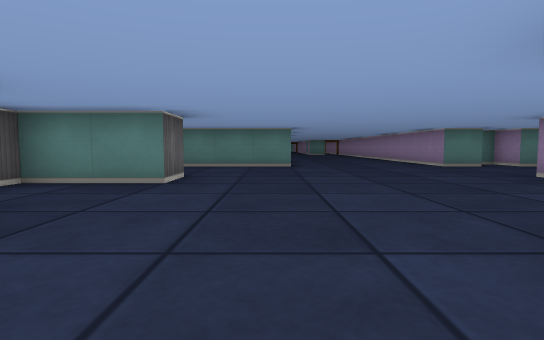
view 1 (above)

24 first-person views from a walk through a cub3D ray-caster map. The camera is about half as high as the walls, tilts 4° down and sees 80° across. The floor is counted in squares. Each view is taken from the middle of a square. On the plan, view 1 faces up. The plan holds only what a view shows up to about 9 squares ahead; the rest is blank.

view 2
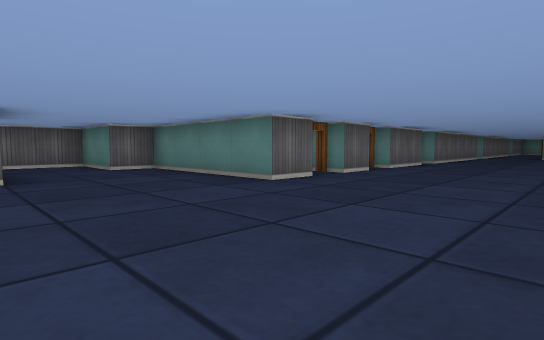

view 3
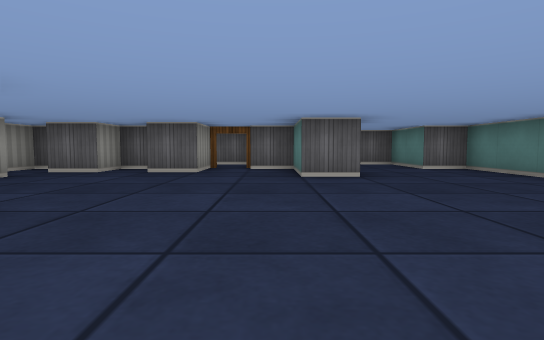

view 4
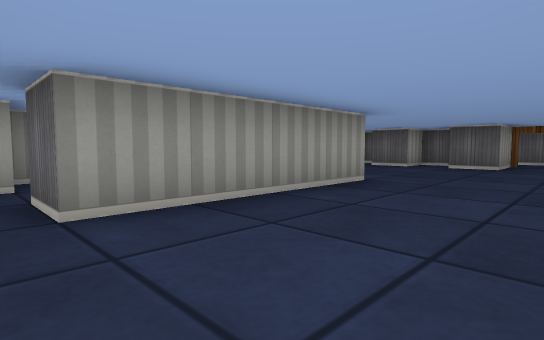

view 5
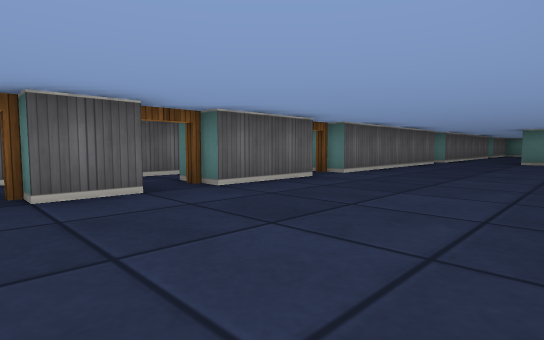

view 6
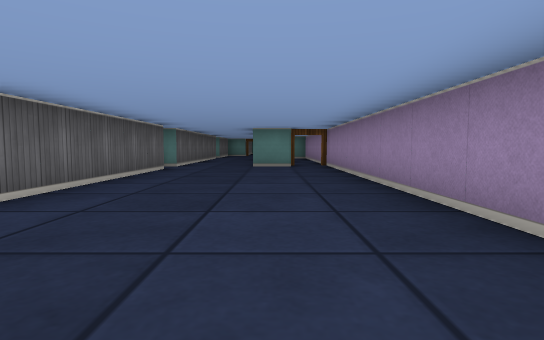

view 7
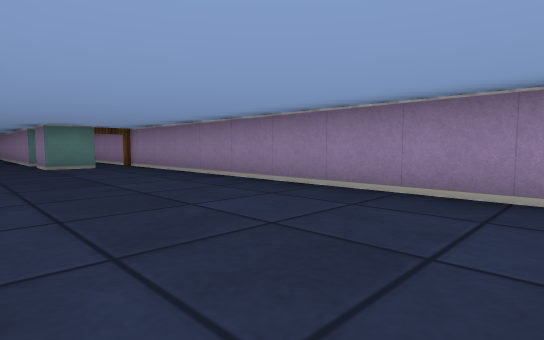

view 8
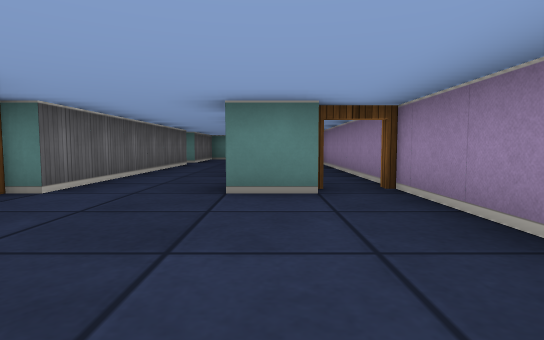

view 9
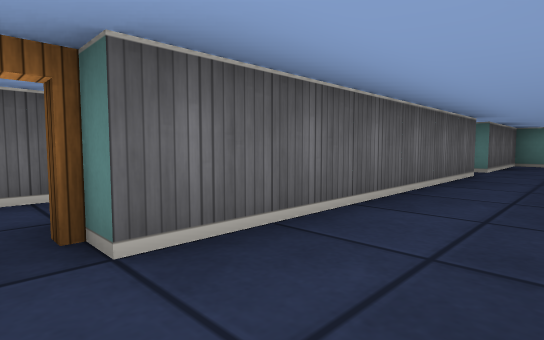

view 10
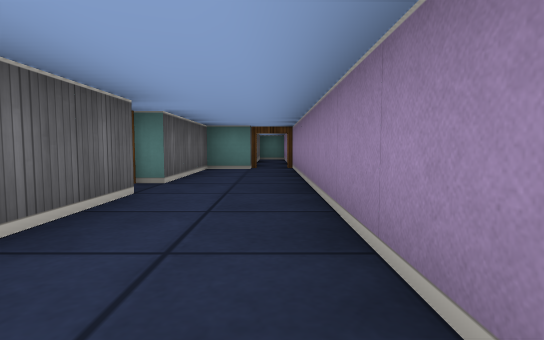

view 11
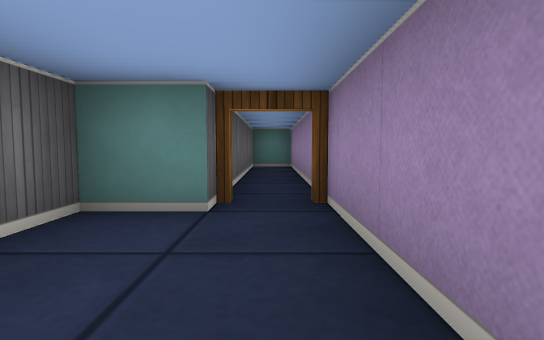

view 12
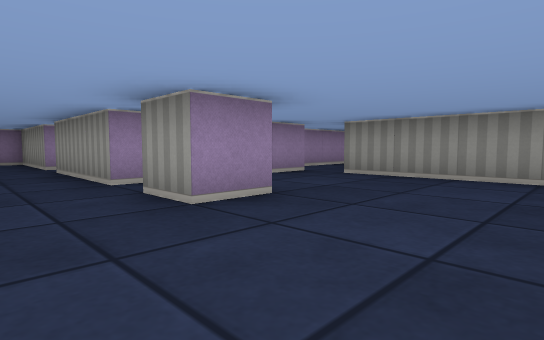

view 13
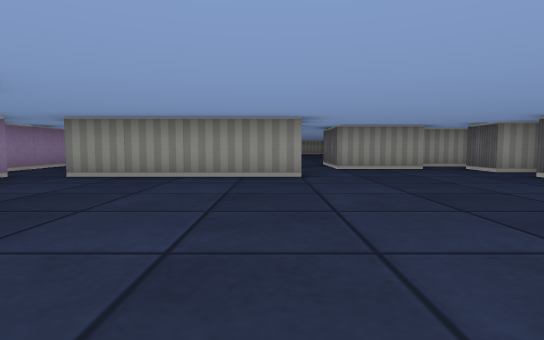

view 14
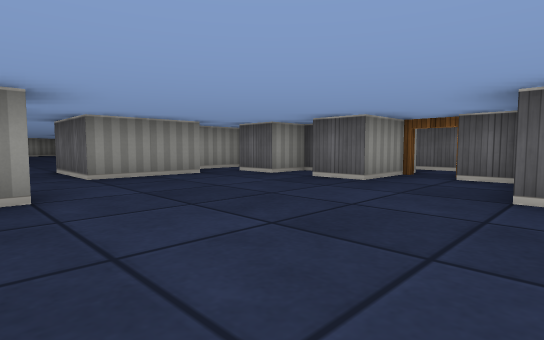

view 15
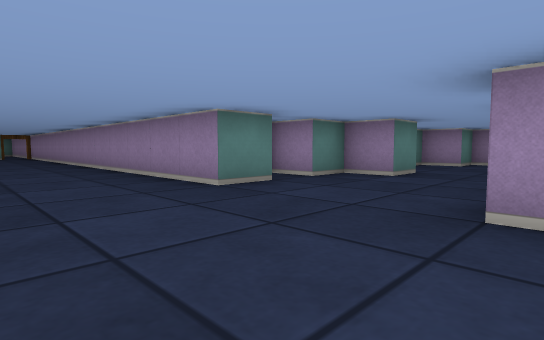

view 16
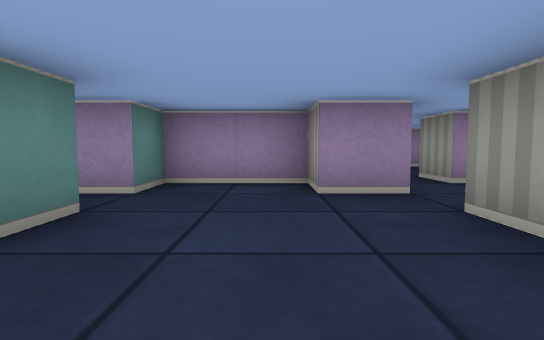

view 17
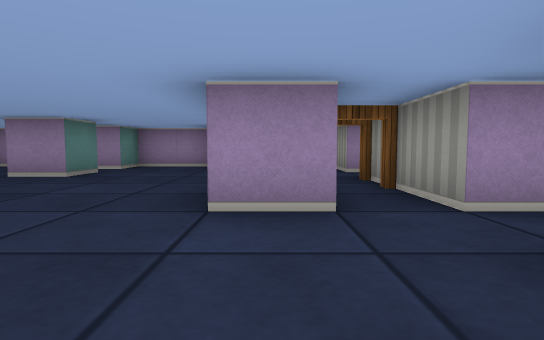

view 18
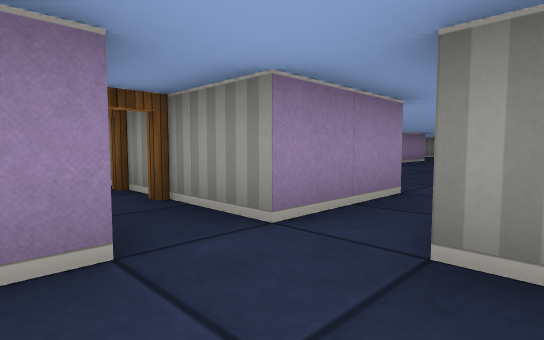

view 19
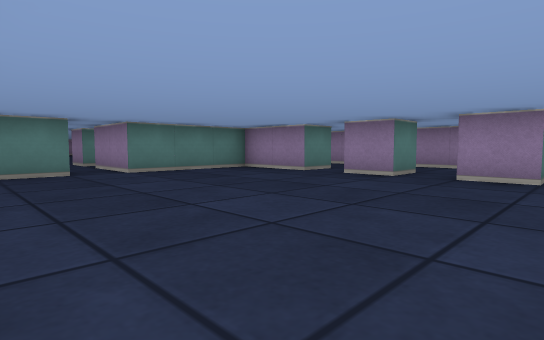

view 20
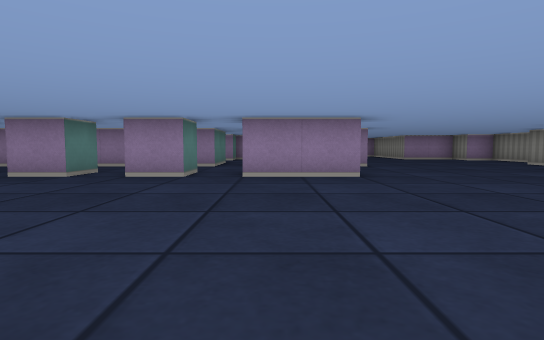

view 21
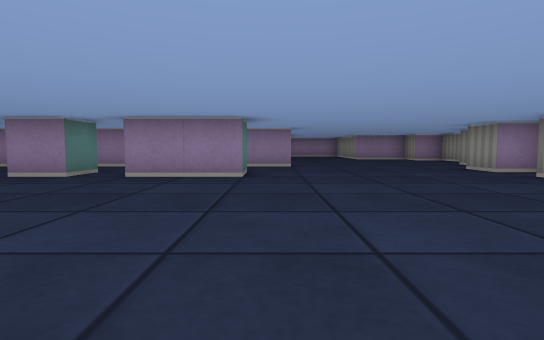

view 22
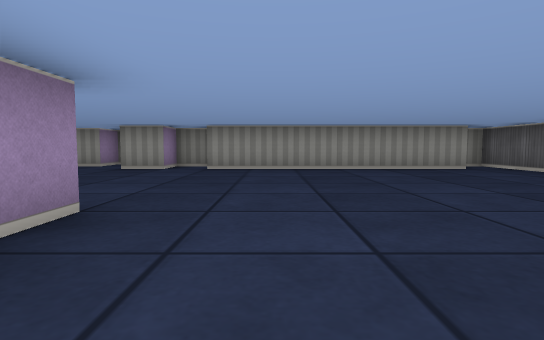

view 23
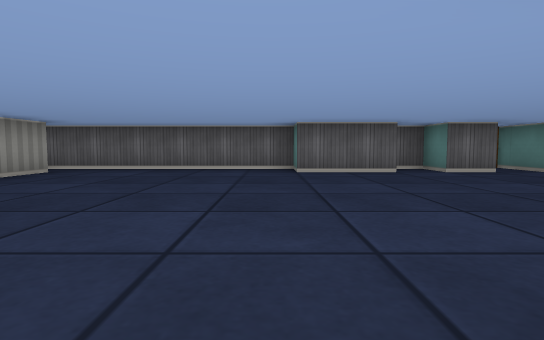

view 24
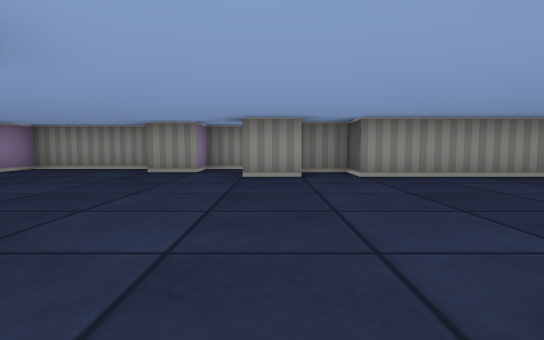

### Floor plan
Key: @ floor where view 1 was taken; # wall or solid block; . floor; D open door.
Columns run from 6 left of view 1 to 14 right of it. Each row starts with its distance up from view 1.
 38        ###
 37        #.#
 36        #.#
 35        #.#
 34        #.#
 33        #.#
 32       ##D#
 31       #..#
 30       #..#
 29       #..#
 28       D..#
 27       #..# #
 26       #..#.#
 25       #..#.#
 24       #..#.#
 23       #..D.#
 22     #.#..#D#
 21     #.D....#
 20       #....#
 19       #....#
 18       #....#
 17       #....#
 16       #....#
 15       D....#
 14       #....#
 13     #.#....#
 12     #.D....#
 11     #.#....#
 10     #.D....###
  9   #####....#.##  ##
  8 ###...........#...##
  7 #..................##
  6 #...................#
  5    ##......#.###.####
  4   # ..........#
  3 #.D...........#
  2 ####.........##
  1   #.....####...
  0   ##..@..DD...#
 -1   #..##.###.#.#
 -2   #####.##### #
 -3       .....#  #
 -4      ......#  #
 -5      .......  #
 -6    ##......#..#
 -7     ..........#
 -8    ##......#..#
 -9    #...........
-10    ##......#
-11    ##......#. #
-12    #..........#
-13    #...........
-14    #............
-15    #.............
-16    #.............
-17    #.######.#.....
-18    ###    ###.#...#
-19             #######

Positions as (right, up) in squares from view 1, and headings:
1: (0, 0), facing up
2: (4, 5), facing up-left
3: (4, 4), facing left
4: (6, 4), facing down-left
5: (4, 10), facing up-left
6: (3, 13), facing up
7: (1, 13), facing up-right
8: (3, 18), facing up
9: (2, 21), facing up-left
10: (2, 24), facing up
11: (2, 29), facing up
12: (2, 7), facing down-right
13: (2, 7), facing down
14: (2, 5), facing down-left
15: (2, 5), facing up-right
16: (3, 3), facing right
17: (-1, 1), facing right
18: (0, 1), facing down-right
19: (-1, -9), facing up-right
20: (-1, -10), facing right
21: (-1, -12), facing right
22: (3, -9), facing down
23: (5, -12), facing left
24: (6, -11), facing down
